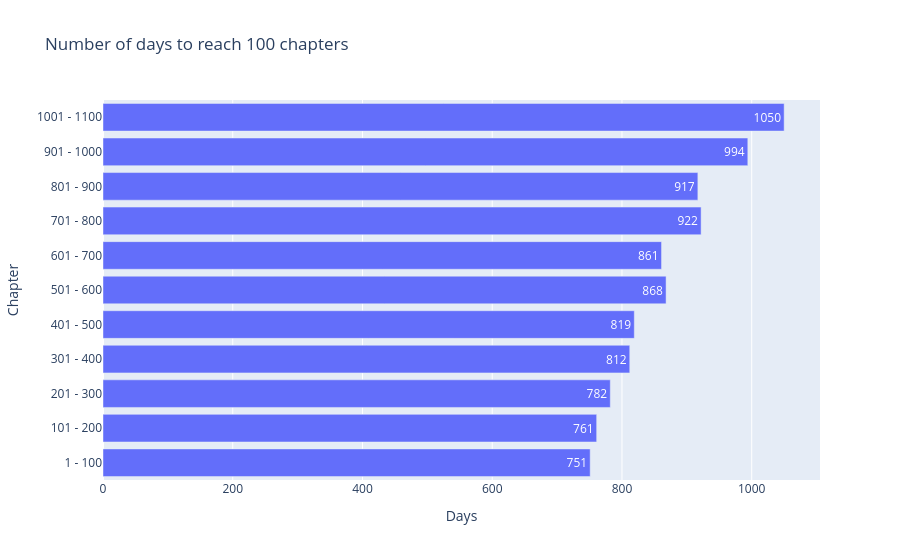

Notebook code cell kept with this figure:
### Code cell
import plotly.express as px

i = 0
num_range_chapter = 100
duration_chapter = []
while i < len(df) - num_range_chapter + 1:
    start_date = df.iloc[i]['real_date']
    end_date = df.iloc[i + num_range_chapter - 1]['real_date']
    diff = end_date - start_date
    duration_chapter.append({
        'start': i + 1,
        'end': i + num_range_chapter,
        'duration': diff,
        'start_date': start_date,
        'end_date': end_date
    })
    i += num_range_chapter
df_duration = pd.DataFrame(duration_chapter)
print(df_duration)

# Create a new column for the bar labels (combination of two columns)
df_duration['BarLabel'] = df_duration['start'].astype(str) + ' - ' + df_duration['end'].astype(str)
df_duration['duration_days'] = df_duration['duration'].dt.days

# Plotting the horizontal bar chart
fig, ax = plt.subplots(figsize=(10, 6))
bars = plt.barh(df_duration['BarLabel'], df_duration['duration_days'], color='skyblue')
plt.xlabel('Days')
plt.ylabel('Chapter')
plt.title('Number of days to reach 100 chapters')
plt.show()

# Display values on the bars
# for bar, value in zip(bars, df_duration['duration_days']):
#     plt.text(bar.get_width(), bar.get_y() + bar.get_height() / 2, str(value), ha='left', va='center')

fig = px.bar(df_duration, x='duration_days', y='BarLabel', orientation='h', text='duration_days',
             labels={'BarLabel': 'Chapter', 'duration_days': 'Days'},
             title='Number of days to reach 100 chapters')

# Show the figure
fig.show()

### Figure 1 — Plotly figure (JSON) as saved in the notebook; plotly's stock layout.template omitted (floating-point values rounded to 4 significant figures)
{"data": [{"alignmentgroup": "True", "hovertemplate": "Days=%{text}<br>Chapter=%{y}<extra></extra>", "legendgroup": "", "marker": {"color": "#636efa", "pattern": {"shape": ""}}, "name": "", "offsetgroup": "", "orientation": "h", "showlegend": false, "text": [751, 761, 782, 812, 819, 868, 861, 922, 917, 994, 1050], "textposition": "auto", "type": "bar", "x": [751, 761, 782, 812, 819, 868, 861, 922, 917, 994, 1050], "xaxis": "x", "y": ["1 - 100", "101 - 200", "201 - 300", "301 - 400", "401 - 500", "501 - 600", "601 - 700", "701 - 800", "801 - 900", "901 - 1000", "1001 - 1100"], "yaxis": "y"}], "layout": {"barmode": "relative", "legend": {"tracegroupgap": 0}, "title": {"text": "Number of days to reach 100 chapters"}, "xaxis": {"anchor": "y", "domain": [0, 1], "title": {"text": "Days"}}, "yaxis": {"anchor": "x", "domain": [0, 1], "title": {"text": "Chapter"}}}}
